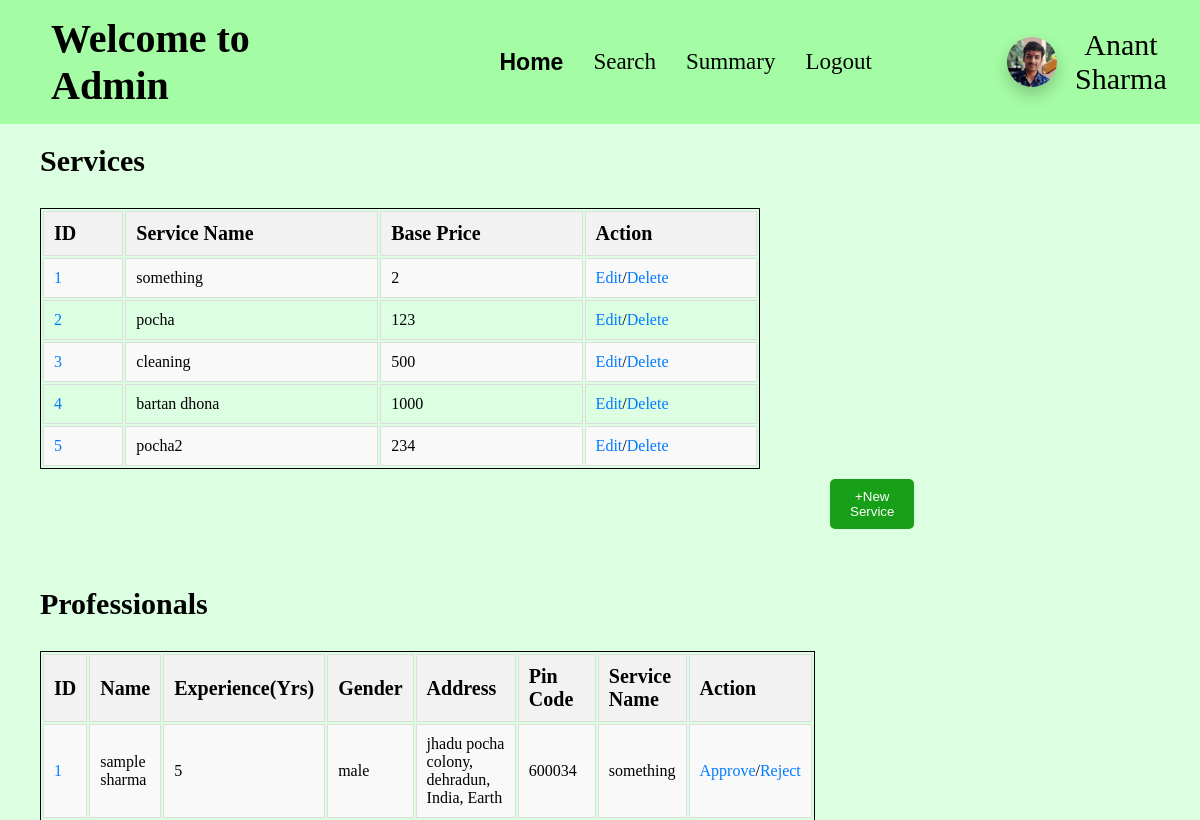
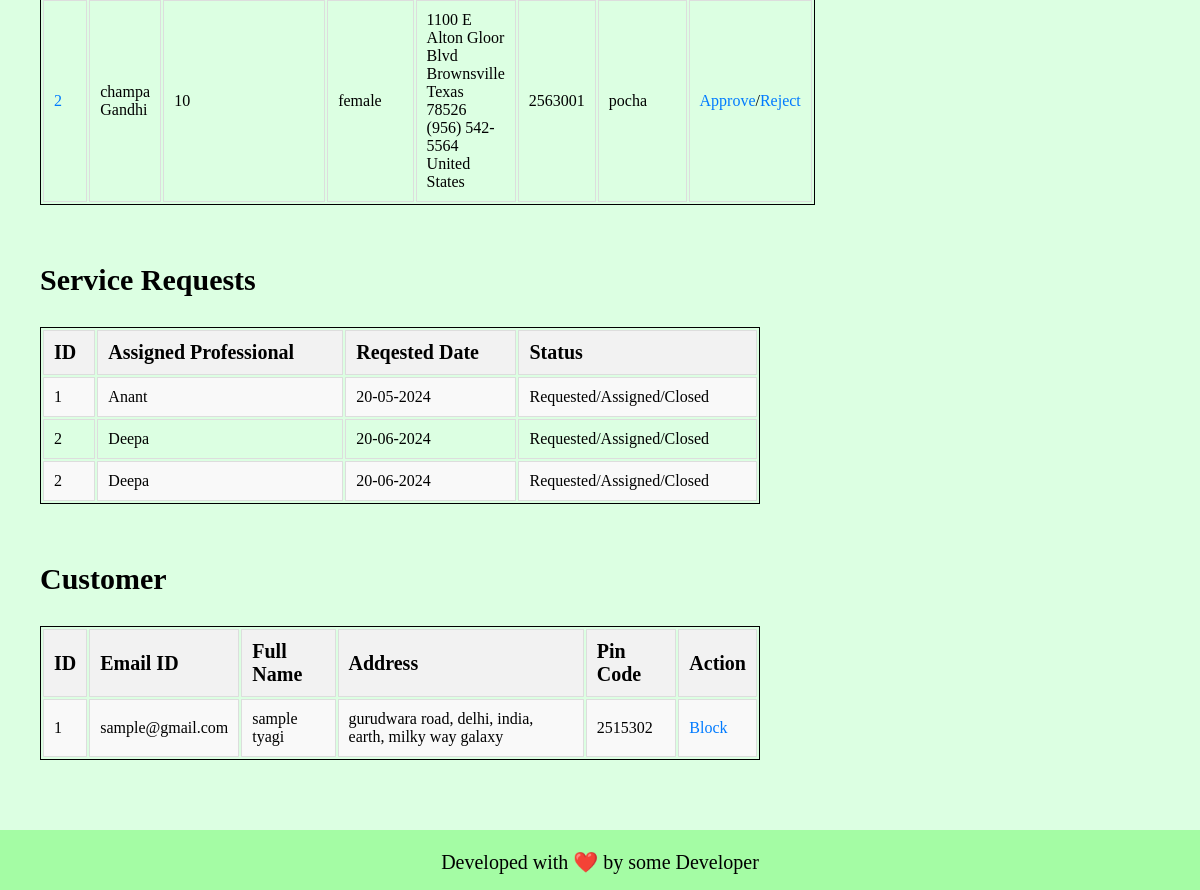
Page /admin_home on the earlier database version (2 pictures, top to bottom).
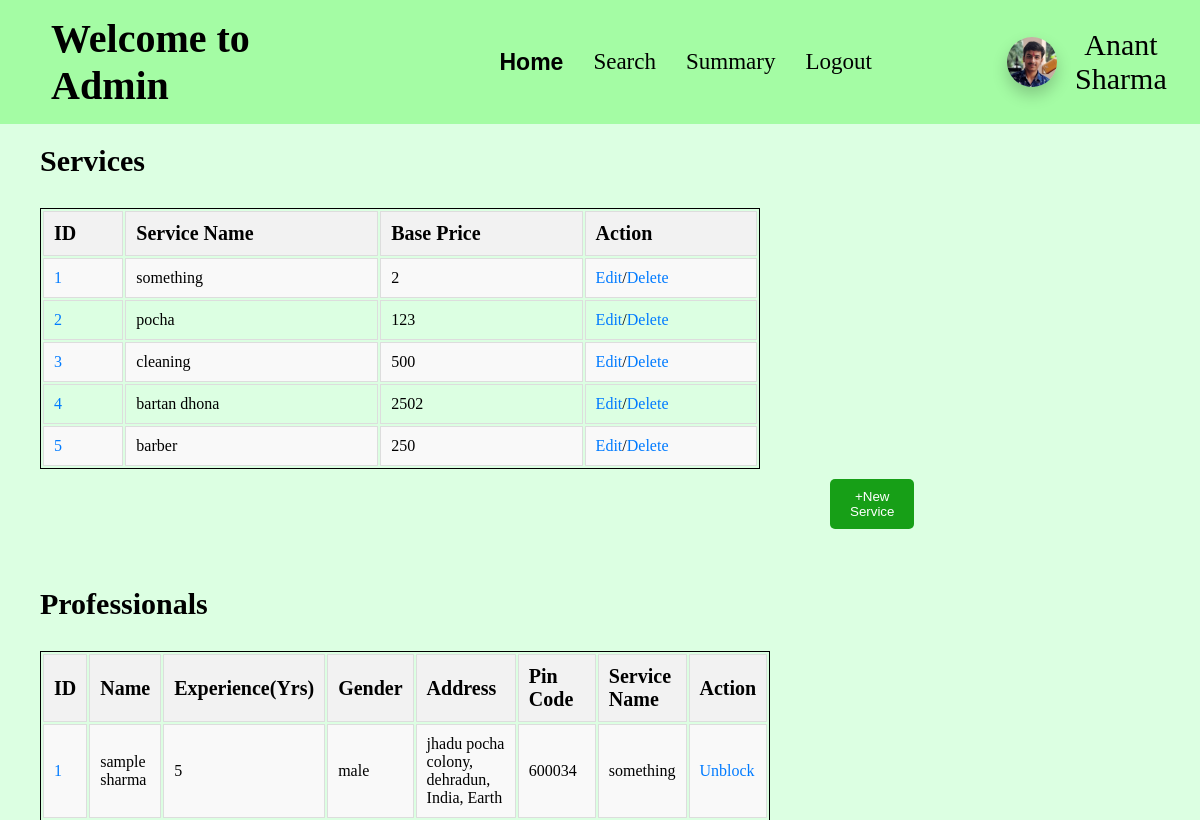
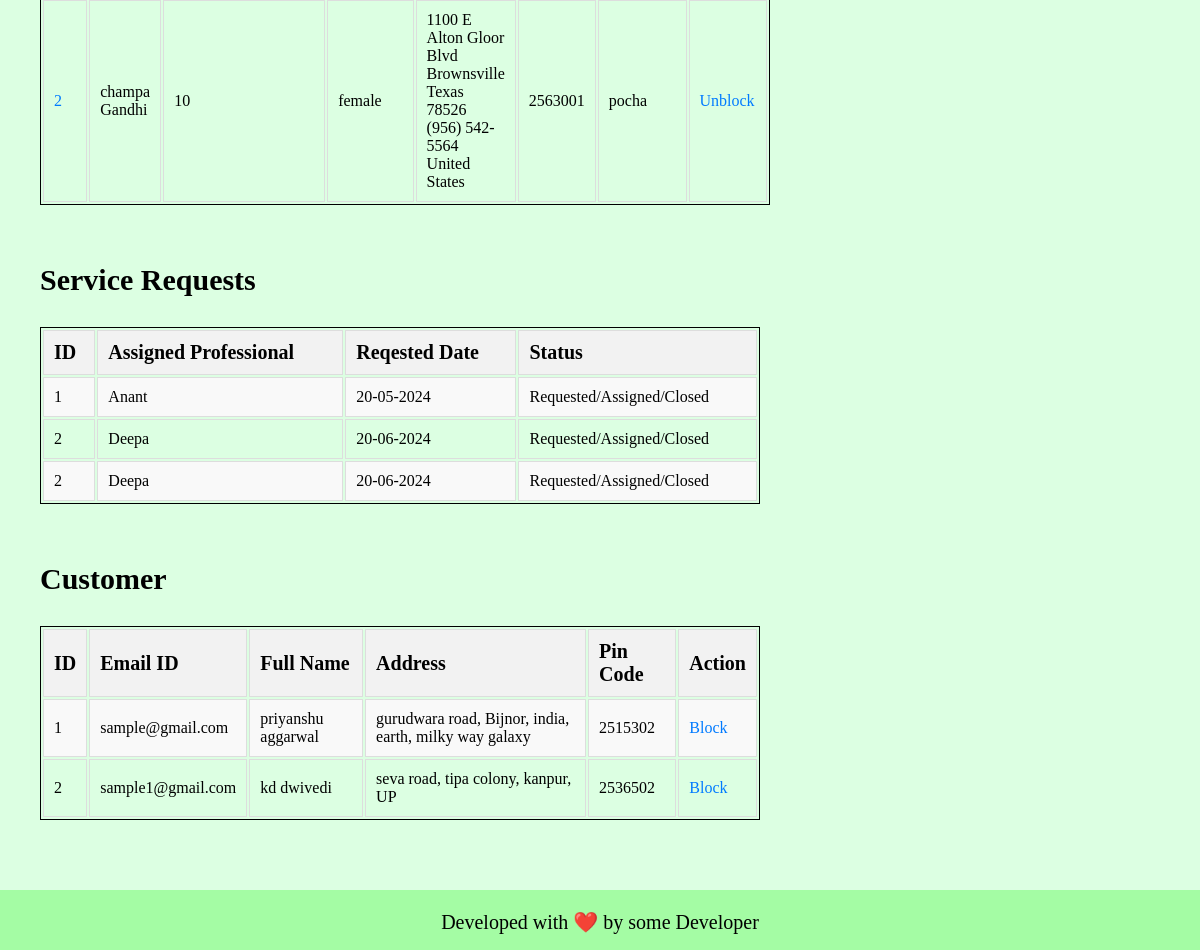
Same page on the later database version (2 pictures, top to bottom).
### app.py (models this page shows)
class service(db.Model):
    __tablename__ = "service"
    id = db.Column(db.Integer, primary_key=True, autoincrement=True)
    name = db.Column(db.String, nullable=False)
    price = db.Column(db.Integer, nullable=False)
    time_required = db.Column(db.Integer, nullable=False)
    description = db.Column(db.String, nullable=False)
    professionals = db.relationship('professional', back_populates='service_type')

class professional(db.Model):
    __tablename__ = "professional"
    id = db.Column(db.Integer, primary_key=True, autoincrement=True)
    email_id = db.Column(db.String, nullable=False)
    fullname = db.Column(db.String, nullable=False)
    password = db.Column(db.String, nullable=False)
    date_created = db.Column(db.Date, nullable=False)
    service_type_id = db.Column(db.Integer, db.ForeignKey('service.id'), nullable=False)
    experience = db.Column(db.Integer, nullable=False)
    gender = db.Column(db.String, nullable=False)
    address = db.Column(db.String, nullable=False)
    pin_code = db.Column(db.Integer, nullable=False)
    documents = db.Column(db.String, nullable=False)
    request = db.Column(db.Boolean, default=None)
    blocked = db.Column(db.Boolean, default=False)
    service_type = db.relationship('service', back_populates='professionals')

class customer(db.Model):
    __tablename__ = "customer"
    id = db.Column(db.Integer, primary_key=True, autoincrement=True)
    email_id = db.Column(db.String, nullable=False)
    password = db.Column(db.String, nullable=False)
    fullname = db.Column(db.String, nullable=False)
    gender = db.Column(db.String, nullable=False)
    address = db.Column(db.String, nullable=False)
    pin_code = db.Column(db.Integer, nullable=False)
    blocked = db.Column(db.Boolean, default=False)

### app.py (the view, shortened to what this page needs)
@app.route('/admin_home', methods = ['GET', 'POST'])
def admin_home():
    prof = professional.query.all()
    cus = customer.query.all()
    services = service.query.all()
    if request.method == 'GET':
        return render_template('admin_home.html', admin_name = ADMIN_NAME, professionals = prof, customers = cus, services = services, message = False)

### templates/admin_home.html (shortened to what this page needs)
<!DOCTYPE html>
<html lang="en">
<head>
    <link rel="stylesheet" href="/static/css/profile-block.css">
    <link rel="stylesheet" href="/static/css/table-styling.css">
    <link rel="stylesheet" href="/static/css/basic.css">
</head>
<body>
    <header>
        <h1>Welcome to Admin</h1>
        <ul>
            <li><a class="active" href="/admin_home">Home</a></li>
            <li><a href="/admin_search">Search</a></li>
            <li><a href="/admin_summary">Summary</a></li>
            <li><a href="/admin_logout">Logout</a></li>
        </ul>
        <div id="user-info">
            <img id="user-pic" src="/static/anant-pic.jpg" alt="Profile Picture">
            <div>{{admin_name}}</div>
        </div>
    </header>
    <h2>Services</h2>
    <div class="tables">
        <table class="styled-table">
            <tr>
                <th>ID</th>
                <th>Service Name</th>
                <th>Base Price</th>
                <th>Action</th>
            </tr>
            {% for service in services %}
            <tr>
                <td><a href="/view_service/{{service.id}}">{{loop.index}}</a></td>
                <td>{{service.name}}</td>
                <td>{{service.price}}</td>
                <td><a href="/admin_home/edit_service/{{service.id}}">Edit</a>/<a
                        href="/admin_home/delete_service/{{service.id}}">Delete</a></td>
            </tr>
            {% endfor %}
        </table>
        <button class="open-modal-btn" onclick="openPopup()">+New Service</button>
    </div>
    <br>
    <h2>Professionals</h2>
    <div class="tables">
        <table class="styled-table">
            <tr>
                <th>ID</th>
                <th>Name</th>
                <th>Experience(Yrs)</th>
                <th>Gender</th>
                <th>Address</th>
                <th>Pin Code</th>
                <th>Service Name</th>
                <th>Action</th>
            </tr>
            {% for professional in professionals %}
            <tr>
                <td><a href="/view_professional/{{professional.id}}">{{loop.index}}</a></td>
                <td>{{professional.fullname}}</td>
                <td>{{professional.experience}}</td>
                <td>{{professional.gender}}</td>
                <td>{{professional.address}}</td>
                <td>{{professional.pin_code}}</td>
                <td>{{professional.service_type.name}}</td>
                <td>
                    {% if professional.request %}
                    <a href="/admin_home/appr/approve/{{professional.id}}">Approve</a>/<a
                        href="/admin_home/appr/reject/{{professional.id}}">Reject</a>
                    {% elif not professional.blocked %}
                    <a href="/admin_home/action/block/professional/{{professional.id}}">Block</a>
                    {% elif professional.blocked %}
                    <a href="/admin_home/action/unblock/professional/{{professional.id}}">Unblock</a>
                    {% endif %}
                </td>
            </tr>
            {% endfor %}
        </table>
    </div>
    <br>
    <h2>Service Requests</h2>
    <div class="tables">
        <table class="styled-table">
            <tr>
                <th>ID</th>
                <th>Assigned Professional</th>
                <th>Reqested Date</th>
                <th>Status</th>
            </tr>
            <tr>
                <td>1</td>
                <td>Anant</td>
                <td>20-05-2024</td>
                <td>Requested/Assigned/Closed</td>
            </tr>
            <tr>
                <td>2</td>
                <td>Deepa</td>
                <td>20-06-2024</td>
                <td>Requested/Assigned/Closed</td>
            </tr>
            <tr>
                <td>2</td>
                <td>Deepa</td>
                <td>20-06-2024</td>
                <td>Requested/Assigned/Closed</td>
            </tr>
        </table>
    </div>
    <br>
    <h2>Customer</h2>
    <div class="tables">
        <table class="styled-table">
            <tr>
                <th>ID</th>
                <th>Email ID</th>
                <th>Full Name</th>
                <th>Address</th>
                <th>Pin Code</th>
                <th>Action</th>
            </tr>
            {% for customer in customers %}
            <tr>
                <td>{{loop.index}}</td>
                <td>{{customer.email_id}}</td>
                <td>{{customer.fullname}}</td>
                <td>{{customer.address}}</td>
                <td>{{customer.pin_code}}</td>
                <td>
                    {% if customer.blocked %}
                    <a href="/admin_home/action/unblock/customer/{{customer.id}}">Unblock</a>
                    {% else %}
                    <a href="/admin_home/action/block/customer/{{customer.id}}">Block</a>
                    {% endif %}
                </td>
            </tr>
            {% endfor %}
        </table>
    </div>
    <footer>
        <p>
            Developed with ❤️ by some Developer
        </p>
    </footer>
</body>
</html>

### static/css/profile-block.css (style rules this page uses)
#user-info { margin-left: 10vw; width: 19vw; display: flex; flex-direction: row; align-items: center; justify-content: space-evenly; }
#user-info img { min-width: 50px; min-height: 50px; max-width: 55px; max-height: 55px; border-radius: 50px; box-shadow: 0 8px 16px rgba(0, 0, 0, 0.2); }
#user-info div { font-size: 30px; text-align: center; }

### static/css/table-styling.css (style rules this page uses)
.tables { margin-left: 20px; text-align: center; align-items: center; justify-content: center; width: 60vw; border-radius: 25px; padding: 20px; }
.styled-table { width: 100%; border: 1px solid black; }
.styled-table th { font-size: 20px; }
.styled-table th, .styled-table td { padding: 10px; border: 1px solid #ddd; text-align: left; }
.styled-table th { background-color: #f2f2f2; }
.styled-table tr:nth-child(even) { background-color: #f9f9f9; }
.styled-table a { color: #007bff; text-decoration: none; }

### static/css/basic.css (style rules this page uses)
* { padding: 0; margin: 0; }
body { background-color: rgb(220, 255, 226); align-items: center; text-align: left; }
header { align-items: center; display: flex; padding: 15px; background-color: rgb(164, 252, 164); }
ul { display: flex; list-style-type: none; padding: 0; margin: 0; }
ul li { padding-inline: 15px; }
ul li a { font-size: 23px; text-decoration: none; color: black; }
.active { font-family: 'Franklin Gothic Medium', 'Arial Narrow', Arial, sans-serif; font-weight: bold; }

### templates/admin_home.html (style rules this page uses)
h1 { margin-right: 15vw; margin-left: 3vw; font-size: 40px; }
h2 { margin-top: 20px; margin-left: 40px; margin-bottom: 10px; font-size: 30px; }
footer { align-items: center; text-align: center; background-color: rgb(164, 252, 164); height: 60px; margin-top: 50px; }
footer p { margin: auto; padding-top: 20px; font-size: 20px; }
.open-modal-btn { padding: 10px 20px; background-color: rgb(23, 159, 23); color: white; border: none; border-radius: 5px; cursor: pointer; margin-left: 790px; margin-top: 10px; }

Differences in the rows shown:
removed service: name "pocha2", price "234"
changed service "bartan dhona": price "1000" → "2502"
added service: name "barber", price "250"
changed professional "sample sharma": request "Approve / Reject" → "Unblock"
changed professional "champa Gandhi": request "Approve / Reject" → "Unblock"
changed customer "sample@gmail.com": fullname "sample tyagi" → "priyanshu aggarwal"; address "gurudwara road, delhi, india, earth, milky way galaxy" → "gurudwara road, Bijnor, india, earth, milky way galaxy"
added customer: email_id "sample1@gmail.com", fullname "kd dwivedi", address "seva road, tipa colony, kanpur, UP", pin_code "2536502"
